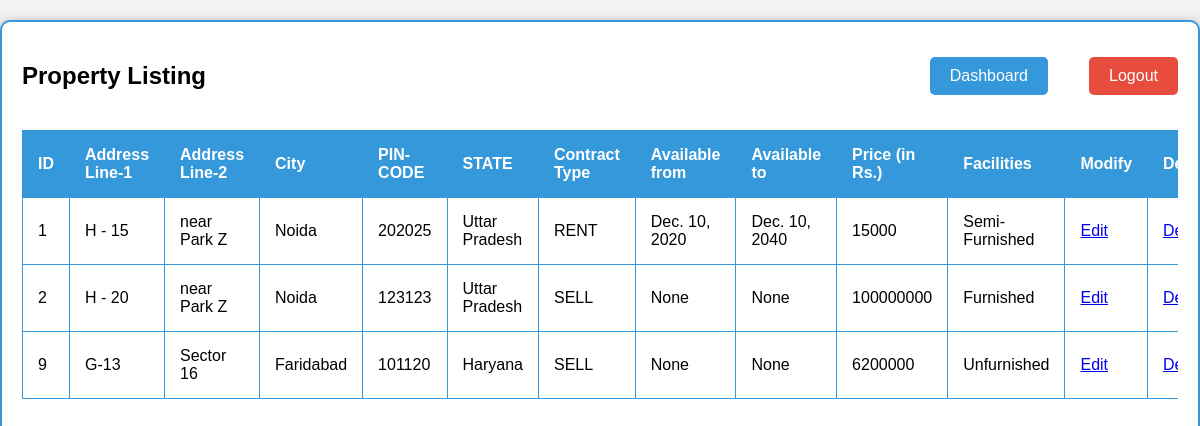
The page /my_properties/ (signed in) on the database as committed earlier.
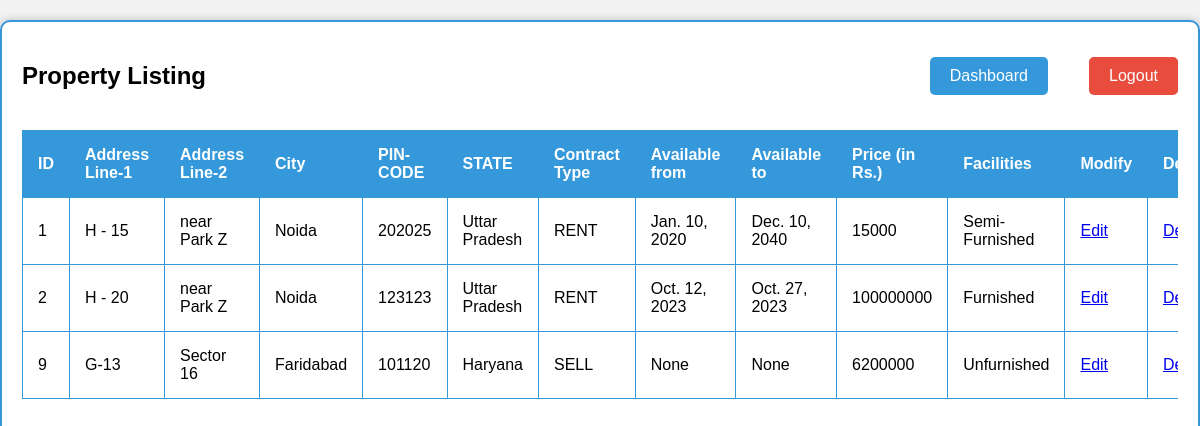
The same page on the database as committed later.
### project_app/models.py (models this page shows, shortened)
class Property(models.Model):
    owner = models.CharField(max_length=30,  null= False, blank=False, default = None)
    address_line_1 = models.CharField(max_length=30,  null= False, blank=False, default = None)
    address_line_2 = models.CharField(max_length=30,  null= False, blank=True, default = '')
    state = models.CharField(max_length=30,  null= False, blank=False, default = None)
    city = models.CharField(max_length=30,  null= False, blank=False, default = None)
    pincode = models.CharField(max_length=6,  null= False, blank=False, default = None)
    type = models.CharField(max_length=4,  null= False, blank=False, default = None)
    starting_date = models.DateField(null = True, blank = True, default= None)
    ending_date = models.DateField(null = True, blank = True, default= None)
    price = models.DecimalField(decimal_places=0, max_digits=12, null = True, blank = True, default= 0)
    facilities = models.CharField(max_length=20,  null= False, blank=False, default = None)

### project_app/views.py (the view)
# urls.py: path("my_properties/", views.my_properties, name="my_properties_page"),
def my_properties(request):
    username = request.session.get('username')
    if(username is None):
        return redirect('/')
    if(request.method == 'POST'):
        pass
    else:
        my_properties_list = []
        properties = Property.objects.values()
        for i in range(len(properties)):
            if username == properties[i]["owner"]:
                my_properties_list.append(properties[i])
        return render(request, 'my_properties.html', {'properties':my_properties_list})

### project_app/templates/my_properties.html (shortened to what this page needs)
<!DOCTYPE html>
<html>
<head>
</head>
<body>
    <div class="container">
        <h2>Property Listing</h2>
        <a class="dashboard-button" href="/dashboard">Dashboard</a>
        <a class="logout-button" href="/logout">Logout</a>
        <div class="scroll-container">
            <table>
                <thead>
                    <tr>
                        <th>ID</th>
                        <th>Address Line-1</th>
                        <th>Address Line-2</th>
                        <th>City</th>
                        <th>PIN-CODE</th>
                        <th>STATE</th>
                        <th>Contract Type</th>
                        <th>Available from</th>
                        <th>Available to</th>
                        <th>Price (in Rs.)</th>
                        <th>Facilities</th>
                        <th>Modify</th>
                        <th>Delete</th>
                    </tr>
                </thead>
                <tbody>
                    {% for property in properties %}
                    <tr>
                        <td>{{ property.id }}</td>
                        <td>{{ property.address_line_1 }}</td>
                        <td>{{ property.address_line_2 }}</td>
                        <td>{{ property.city }}</td>
                        <td>{{ property.pincode }}</td>
                        <td>{{ property.state }}</td>
                        <td>{{ property.type }}</td>
                        <td>{{ property.starting_date }}</td>
                        <td>{{ property.ending_date }}</td>
                        <td>{{ property.price }}</td>
                        <td>{{ property.facilities }}</td>
                        <td>
                            <a href="/edit_property/{{property.id}}">Edit</a>
                        </td>
                        <td>
                            <a href="/delete_property/{{property.id}}">Delete</a>
                        </td>
                    </tr>
                    {% endfor %}
                </tbody>
            </table>
        </div>
    </div>
</body>
</html>

Rows that differ between the two databases and show on the page:
changed Property "Semi-Furnished": starting_date "Dec. 10, 2020" → "Jan. 10, 2020"
changed Property "Furnished": type "SELL" → "RENT"; starting_date "None" → "Oct. 12, 2023"; ending_date "None" → "Oct. 27, 2023"
